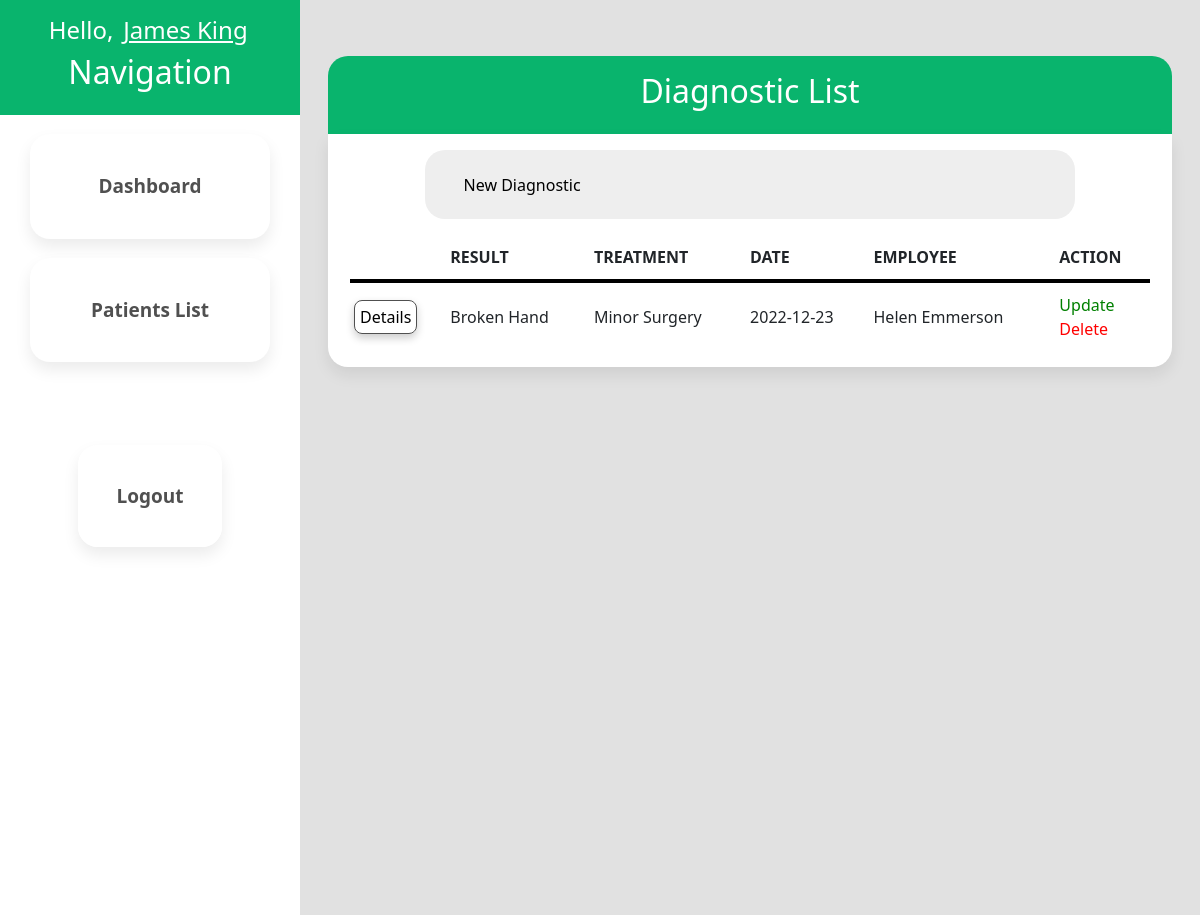
Screenshot of /diagnostic-list.php?patID=5126 (signed in) with the database file from the repository.
### tables this page shows
CREATE TABLE `employee` (
  `EmployeeID` int(4) NOT NULL,
  `EmployeeFirstName` varchar(20) DEFAULT NULL,
  `EmployeeLastName` varchar(20) DEFAULT NULL,
  `RoleID` int(4) DEFAULT NULL,
  `SpecialityID` int(4) DEFAULT NULL,
  `EmployeeDoB` date DEFAULT NULL,
  `GenderID` varchar(4) DEFAULT NULL,
  `EmployeeContactNumber` varchar(50) DEFAULT NULL,
  `EmployeeEmail` varchar(50) DEFAULT NULL,
  `EmployeeAddress` varchar(20) DEFAULT NULL,
  `EmployeeHireDate` date DEFAULT NULL,
  `LoginDetailsID` int(4) DEFAULT NULL,
  `ManagerID` int(4) DEFAULT NULL
);

CREATE TABLE `diagnosticpatientemployeelink` (
  `DiagnosticPatientEmployeeLinkID` int(4) NOT NULL,
  `DiagnosticDate` date DEFAULT NULL,
  `DiagnosticTreatmentType` varchar(30) DEFAULT NULL,
  `EmployeeID` int(4) DEFAULT NULL,
  `DiagnosticID` int(4) DEFAULT NULL,
  `PatientID` int(4) DEFAULT NULL,
  `DiagnosticNotes` text DEFAULT NULL
);

CREATE TABLE `diagnostic` (
  `DiagnosticID` int(4) NOT NULL,
  `DiagnosticResult` varchar(20) DEFAULT NULL,
  `DiagnosticDetails` text DEFAULT NULL
);

### diagnostic-list.php (the view, shortened to what this page needs)
<?php
 $userID = $_SESSION['EmpID'];
?>
<?php
    $getPatientID = $_GET["patID"];
    require_once("includes/db_conn.php");
    $queryEmployee = "SELECT * FROM diagnostic
                    INNER JOIN diagnosticpatientemployeelink ON (diagnosticpatientemployeelink.DiagnosticID=diagnostic.DiagnosticID)
                    INNER JOIN employee ON (diagnosticpatientemployeelink.EmployeeID=employee.EmployeeID)
                    WHERE PatientID ='$getPatientID'
                    ORDER BY diagnostic.DiagnosticID ASC LIMIT 0,100";
    $resultEmployee = $conn->query( $queryEmployee );
?>
<!DOCTYPE html>
<html lang="en">
<head>
    <?php include("includes/bootstrap.php");?>
    <link rel="stylesheet" href="css/main.css" />
</head>
<body>
    <div class="container-fluid h-100 w-100">
        <div class="row h-100">
            <div class="col-3 g-0 m-0 p-0">
                <div class="sidebar h-100">
                    <?php include("includes/navbar.php");?>
                </div>
            </div>
            <div class="col-9">
                <div class="main-content">
                    <div class="staff-header">
                        <h2>Diagnostic List</h2>
                    </div>
                    <div class="staff-content">
                        <div class="list-toolbar">
                        <?php if($userRole == 1 || $userRole == 6) {
                                    echo "<a class=\"new-employee\" href=\"diagnostic-create.php?patID={$getPatientID}\">New Diagnostic</a>";
                            } else {
                            }
                        ?>
                        </div>
                        <div class ="listing">
                            <table>
                                <tr>
                                    <th></th>
                                    <th>Result</th>
                                    <th>Treatment</th>
                                    <th>Date</th>
                                    <th>Employee</th>
                                    <th>Action</th>
                                </tr>
                            <?php if($userRole == 1 || $userRole == 6 || $userRole == 4) {
                                while ($obj = $resultEmployee -> fetch_object()) {
                                    echo "<tr>";
                                    echo "<td><a class=\"go\" href=\"diagnostic-details.php?diagID={$obj->DiagnosticPatientEmployeeLinkID}\">Details</a></td>";
                                    echo "<td>{$obj->DiagnosticResult}</a></td>";
                                    echo "<td>{$obj->DiagnosticTreatmentType}</td>";
                                    echo "<td>{$obj->DiagnosticDate}</td>";
                                    echo "<td>{$obj->EmployeeFirstName} {$obj->EmployeeLastName}</td>";
                                    echo "<td><a class=\"update\" href=\"diagnostic-update.php?diagID={$obj->DiagnosticPatientEmployeeLinkID}\">Update</a><br><a class=\"delete\" href=\"sql/sql-diagnostic-delete.php?diagID={$obj->DiagnosticPatientEmployeeLinkID}&patID={$getPatientID}\">Delete</a></td>";
                                    echo "</tr>";
                                }
                                }
                            ?>
                        </div>
                    </div>
                </div>
            </div>
        </div>
    </div>
</body>
</html>

### includes/navbar.php (shortened to what this page needs)
<div class="nav-header">
  <?php
    require_once("db_conn.php");
    $getUserID = $userID;
    $stmt = $conn->prepare( "SELECT * FROM employee WHERE EmployeeID = ?" );
    $stmt->bind_param( 'i', $getUserID );
    $stmt->execute();
    $result = $stmt->get_result();
    $obj = $result->fetch_object();
    ?>
  <h4>Hello, <a href="userProfile.php"><?php echo $obj->EmployeeFirstName." ".$obj->EmployeeLastName?></a></h4>
  <h2>Navigation</h2>
</div>
<?php
  $getUserID = $userID;
  $stmt = $conn->prepare( "SELECT RoleID FROM employee WHERE EmployeeID = ?" );
  $stmt->bind_param( 'i', $getUserID );
  $stmt->execute();
  $result = $stmt->get_result();
  $obj = $result->fetch_object();
  $userRole = $obj->RoleID;
?>
<?php if($userRole == 4 || $userRole == 5){
    echo "<div class=\"nav-content\">";
    echo "<div class=\"nav-buttons\">";
      echo "<a href=\"dashboard.php\">Dashboard</a>";
      echo "<a href=\"patient-list.php\">Patients List</a>";
      echo "<a href=\"employee-list.php\">Employee List</a>";
      echo "<a href=\"manager-list.php\">Manager List</a>";
      echo "<div class=\"logout-button\">";
        echo "<a href=\"login.php\">Logout</a>";
      echo "</div>";
    echo "</div>";
  echo "</div>";
  } else {
      echo "<div class=\"nav-content\">";
      echo "<div class=\"nav-buttons\">";
        echo "<a href=\"dashboard.php\">Dashboard</a>";
        echo "<a href=\"patient-list.php\">Patients List</a>";
        echo "<div class=\"logout-button\">";
          echo "<a href=\"login.php\">Logout</a>";
        echo "</div>";
      echo "</div>";
    echo "</div>";
  }
?>

### css/main.css (style rules this page uses)
body { background-color: #e1e1e1; height: 100%; }
html { overflow: hidden; font-family: Arial, Helvetica, sans-serif; }
body, html { height: 100%; width: 100%; }
.nav-header { text-align: center; color: white; background-color: rgb(9, 180, 109); padding: 1em; }
.nav-header h4 a { color: white; padding: .15em; }
.nav-content { display: flex; justify-content: center; background-color: white; height: 100%; }
.nav-buttons { width: 20%; display: flex; flex-direction: column; position: absolute; justify-content: center; }
.nav-buttons a { font-size: 19px; font-weight: bold; color: #505050; text-decoration: none; text-align: center; margin-top: 1em; width: 100%; padding: 2em; border-color: #CBCBCB; border-width: 1px; border-radius: 20px; border-style: none; background-color: rgb(255, 255, 255); box-shadow: 0px 8px 16px 0px rgba(0,0,0,0.08); }
.logout-button { align-self: center; margin-top: 50%; }
.logout-button a { text-decoration: none; }
.sidebar { height: 100%; width: 100%; }
.main-content { padding: 1em; height: 100%; width: 100%; margin-top: 2.5em; }
.staff-header { text-align: center; color: white; background-color: rgb(9, 180, 109); padding: 1em; border-top-left-radius: 20px; border-top-right-radius: 20px; }
.staff-content { display: flex; flex-direction: column; justify-content: center; background-color: white; padding: 1em; border-bottom-left-radius: 20px; border-bottom-right-radius: 20px; box-shadow: 0px 8px 16px 0px rgba(0,0,0,0.08); }
.listing { display: flex; width: 100%; justify-content: center; max-height: 600px; overflow: hidden; overflow-y: scroll; margin-top: 1em; }
.list-toolbar { display: flex; justify-content: space-between; align-self: center; width: 80%; padding: 1em; border-radius: 20px; background-color: rgb(238, 238, 238); }
.list-toolbar a { margin-left: 1em; margin-right: 1em; padding: .4em; font-weight: 500; text-decoration: none; color: black; }
table { width: 100%; max-width: 800px; }
th, td { padding: 10px 4px; text-align: left; }
th { text-transform: uppercase; border-bottom: 4px solid #000; background-color: #fff; }
tr:nth-child(odd) { background-color: #ccc; }
a.go { text-decoration: none; border-width: 1px; border-style: solid; border-radius: 8px; color: black; border-color: #505050; padding: 5px; box-shadow: 0px 4px 8px 0px rgba(0,0,0,0.2); }
a.update { text-decoration: none; color: green; }
a.delete { text-decoration: none; color: red; }

### rows the page displays
employee: EmployeeFirstName "James", EmployeeLastName "King"
diagnosticpatientemployeelink: DiagnosticID.DiagnosticResult "Broken Hand", DiagnosticTreatmentType "Minor Surgery", DiagnosticDate "2022-12-23", EmployeeID.EmployeeFirstName "Helen", EmployeeID.EmployeeLastName "Emmerson"
